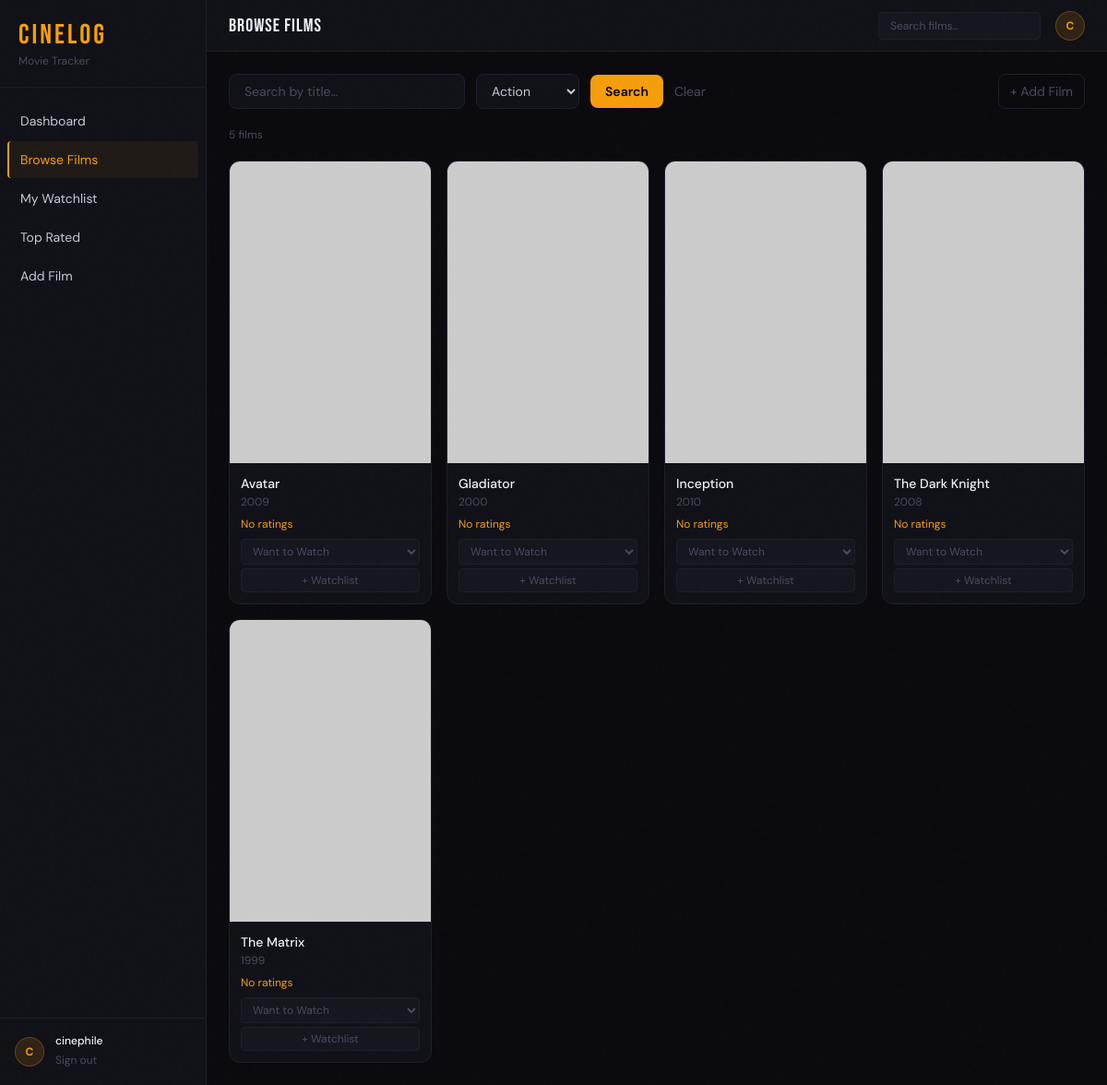
Page /movies.php?genre=Action (signed in) on the earlier database version.
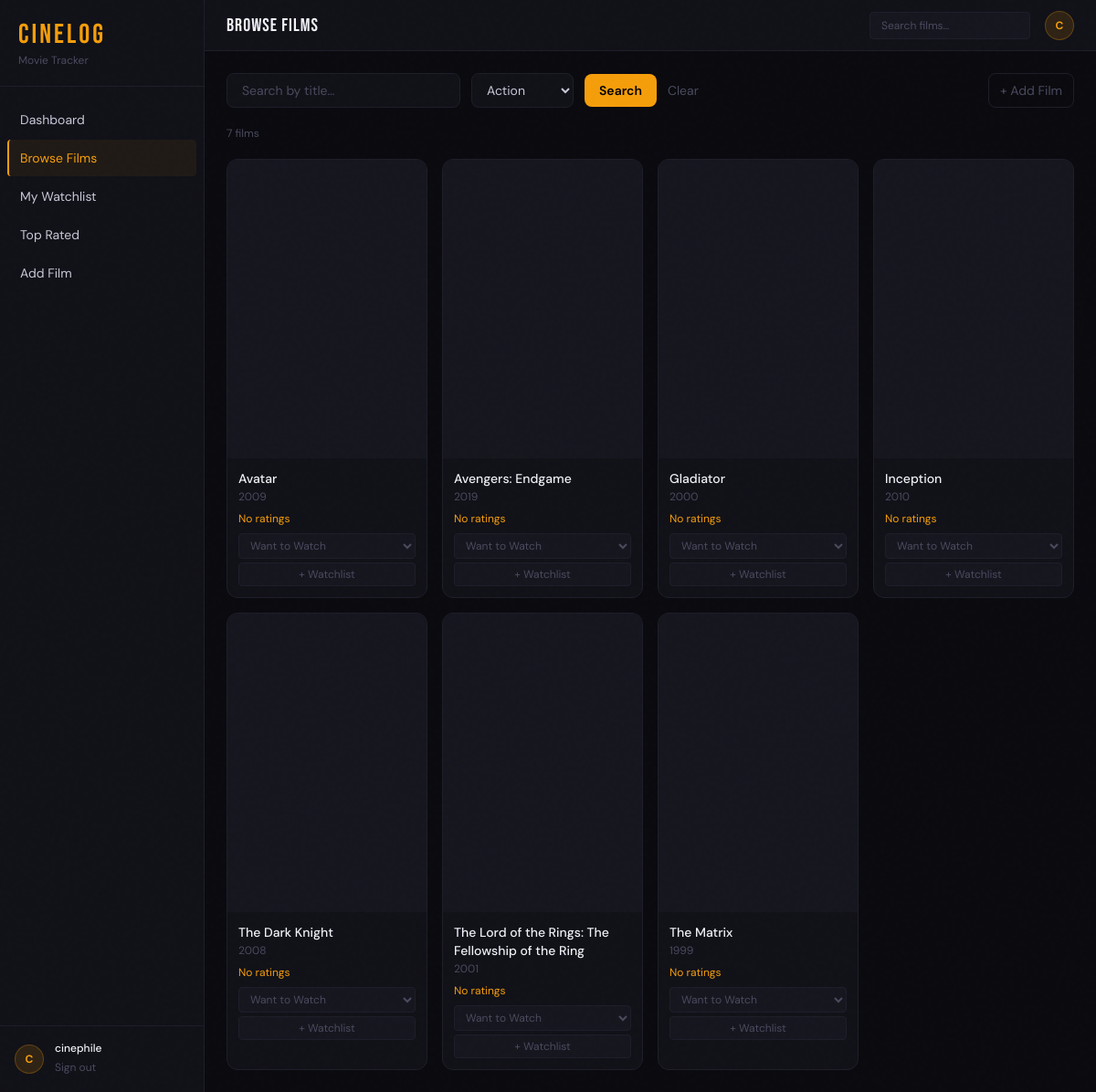
Same page on the later database version.
### tables this page shows
CREATE TABLE Movies (
    movie_id        INT AUTO_INCREMENT PRIMARY KEY,
    title           VARCHAR(200) NOT NULL,
    release_year    YEAR,
    duration_mins   INT,
    language        VARCHAR(50),
    poster_url      VARCHAR(500),
    created_at      DATETIME DEFAULT CURRENT_TIMESTAMP
);

### includes/helpers.php (called while the page is built, shortened)
<?php
function is_logged_in(): bool
{
    return !empty($_SESSION['user_id']);
}
function current_user(): array
{
    return [
        'id' => $_SESSION['user_id'] ?? null,
        'username' => $_SESSION['username'] ?? null,
    ];
}

### includes/db.php (called while the page is built, shortened)
<?php
function db_connect()
{
    static $conn = null;
    if ($conn === null) {
        $conn = new mysqli(DB_HOST, DB_USER, DB_PASS, DB_NAME);
        $conn->set_charset('utf8mb4');
    }
    return $conn;
}
function get_param_types(array $params): string
{
    $types = '';
    foreach ($params as $param) {
        if (is_int($param)) {
            $types .= 'i';
        } elseif (is_float($param)) {
            $types .= 'd';
        } else {
            $types .= 's';
        }
    }
    return $types;
}
function ref_values(array &$arr): array
{
    $refs = [];
    foreach ($arr as $key => $value) {
        $refs[$key] = &$arr[$key];
    }
    return $refs;
}
function db_prepare(string $sql, array $params = [])
{
    $conn = db_connect();
    $stmt = $conn->prepare($sql);
    if (!empty($params)) {
        $types = get_param_types($params);
        call_user_func_array([$stmt, 'bind_param'], array_merge([$types], ref_values($params)));
    }
    return $stmt;
}
function db_fetch_all(string $sql, array $params = []): array
{
    $stmt = db_prepare($sql, $params);
    $stmt->execute();
    $result = $stmt->get_result();
    $rows = $result->fetch_all(MYSQLI_ASSOC);
    return $rows ?: [];
}

### movies.php (the view, shortened to what this page needs)
<?php
$q = trim($_GET['q'] ?? '');
$genre = trim($_GET['genre'] ?? '');
$params = [$_SESSION['user_id']];
$sql = "SELECT DISTINCT m.movie_id, m.title, m.release_year, m.duration_mins, m.language, m.poster_url, ROUND(AVG(r.score),1) AS avg_score, COUNT(DISTINCT r.rating_id) AS rating_count, w.status AS my_status FROM Movies m LEFT JOIN Ratings r ON r.movie_id = m.movie_id LEFT JOIN Watchlist w ON w.movie_id = m.movie_id AND w.user_id = ? LEFT JOIN MovieGenres mg ON mg.movie_id = m.movie_id LEFT JOIN Genres g ON g.genre_id = mg.genre_id WHERE 1=1";
if ($genre !== '') {
    $sql .= ' AND g.genre_name = ?';
    $params[] = $genre;
}
$sql .= ' GROUP BY m.movie_id ORDER BY m.title';
$movies = db_fetch_all($sql, $params);
$genres = db_fetch_all('SELECT genre_name FROM Genres ORDER BY genre_name');
$pageHeading = 'Browse Films';
include __DIR__ . '/partials/header.php';
?>
<div class="space-y-5" x-data="{ addModal: false, selectedMovie: null }">
  <div class="flex items-center gap-3">
    <form method="get" class="flex items-center gap-3 flex-1">
      <input name="q" value="<?= htmlspecialchars($q) ?>" placeholder="Search by title…"
             class="bg-[#111118] border border-[#1e1e2a] rounded-lg px-4 py-2 text-sm text-[#c8c8d8] placeholder-[#4a4a5e] focus:outline-none focus:border-[#f59e0b66] w-64 transition-colors" />
      <select name="genre"
              class="bg-[#111118] border border-[#1e1e2a] rounded-lg px-3 py-2 text-sm text-[#c8c8d8] focus:outline-none focus:border-[#f59e0b66] transition-colors">
        <?php foreach ($genres as $g): ?>
          <option value="<?= htmlspecialchars($g['genre_name']) ?>" <?= $g['genre_name'] === $genre ? 'selected' : '' ?>><?= htmlspecialchars($g['genre_name']) ?></option>
        <?php endforeach; ?>
      </select>
      <button type="submit" class="bg-[#f59e0b] hover:bg-[#d97706] text-black text-sm font-semibold px-4 py-2 rounded-lg transition-colors">Search</button>
      <?php if ($q !== '' || $genre !== ''): ?>
        <a href="movies.php" class="text-sm text-[#4a4a5e] hover:text-[#f59e0b] transition-colors">Clear</a>
      <?php endif; ?>
    </form>
    <a href="add_movie.php" class="flex items-center gap-2 text-sm text-[#4a4a5e] hover:text-[#f59e0b] transition-colors border border-[#1e1e2a] hover:border-[#f59e0b44] rounded-lg px-3 py-2">+ Add Film</a>
  </div>
  <p class="text-xs text-[#4a4a5e]"><?= count($movies) ?> film<?= count($movies) !== 1 ? 's' : '' ?></p>
  <?php if (count($movies)): ?>
    <div class="grid grid-cols-2 md:grid-cols-3 lg:grid-cols-4 xl:grid-cols-5 gap-4">
      <?php foreach ($movies as $m): ?>
        <div class="poster-hover bg-[#111118] border border-[#1e1e2a] rounded-xl overflow-hidden group">
          <a href="movie.php?id=<?= $m['movie_id'] ?>">
            <div class="aspect-[2/3] bg-[#16161f] flex items-center justify-center overflow-hidden">
              <?php if ($m['poster_url']): ?>
                <img src="<?= htmlspecialchars($m['poster_url']) ?>" alt="<?= htmlspecialchars($m['title']) ?>" class="w-full h-full object-cover" onerror="this.style.display='none'" />
              <?php else: ?>
                <div class="flex flex-col items-center gap-2 text-[#4a4a5e] p-4"><span class="text-4xl">🎬</span><span class="text-xs text-center font-medium"><?= htmlspecialchars(mb_strimwidth($m['title'], 0, 20, '...')) ?></span></div>
              <?php endif; ?>
            </div>
          </a>
          <div class="p-3">
            <a href="movie.php?id=<?= $m['movie_id'] ?>" class="text-sm font-medium text-[#f0f0f8] hover:text-[#f59e0b] transition-colors line-clamp-1 block"><?= htmlspecialchars($m['title']) ?></a>
            <p class="text-xs text-[#4a4a5e] mt-0.5"><?= $m['release_year'] ?: '—' ?></p>
            <div class="flex items-center justify-between mt-2">
              <span class="text-xs text-[#f59e0b]"><?= $m['avg_score'] ? '⭐ ' . htmlspecialchars($m['avg_score']) : 'No ratings' ?></span>
            </div>
            <form action="watchlist_add.php" method="post" class="mt-2">
              <select name="status" class="w-full bg-[#16161f] border border-[#1e1e2a] text-[#4a4a5e] text-xs rounded px-2 py-1 focus:outline-none focus:border-[#f59e0b44] mb-1">
                <option value="want_to_watch">Want to Watch</option>
              </select>
              <button type="submit" class="w-full bg-[#16161f] hover:bg-[#f59e0b22] border border-[#1e1e2a] hover:border-[#f59e0b44] text-[#4a4a5e] hover:text-[#f59e0b] text-xs py-1 rounded transition-colors">+ Watchlist</button>
            </form>
          </div>
        </div>
      <?php endforeach; ?>
    </div>
  <?php endif; ?>
</div>
<?php include __DIR__ . '/partials/footer.php'; ?>

### partials/header.php (shortened to what this page needs)
<?php
$currentPage = basename($_SERVER['PHP_SELF']);
$user = current_user();
?>
<!DOCTYPE html>
<html lang="en" class="h-full">
<head>
  <script src="https://cdn.tailwindcss.com"></script>
</head>
<body class="film-grain bg-[#0a0a0f] text-[#c8c8d8] h-full font-body" x-data="{ sidebarOpen: true }">
<?php if (is_logged_in()): ?>
<div class="flex h-screen overflow-hidden">
  <aside class="w-56 flex-shrink-0 bg-[#111118] border-r border-[#1e1e2a] flex flex-col">
    <div class="px-5 py-5 border-b border-[#1e1e2a]">
      <span class="font-display text-3xl text-[#f59e0b] tracking-widest">CINELOG</span>
      <p class="text-xs text-[#4a4a5e] mt-0.5">Movie Tracker</p>
    </div>
    <nav class="flex-1 px-2 py-4 space-y-0.5">
      <?php $links = [
        ['href' => 'dashboard.php',   'label' => 'Dashboard'],
        ['href' => 'movies.php',      'label' => 'Browse Films'],
        ['href' => 'watchlist.php',   'label' => 'My Watchlist'],
        ['href' => 'leaderboard.php', 'label' => 'Top Rated'],
        ['href' => 'add_movie.php',   'label' => 'Add Film'],
      ]; ?>
      <?php foreach ($links as $link): ?>
        <a href="<?= $link['href'] ?>"
           class="nav-link <?= $currentPage === basename($link['href']) ? 'active' : '' ?> flex items-center gap-3 px-3 py-2.5 rounded text-sm text-[#c8c8d8] hover:text-[#f59e0b] hover:bg-[#f59e0b11] transition-colors border-l-2 border-transparent">
          <?= htmlspecialchars($link['label']) ?>
        </a>
      <?php endforeach; ?>
    </nav>
    <div class="px-4 py-4 border-t border-[#1e1e2a]">
      <div class="flex items-center gap-3">
        <div class="w-8 h-8 rounded-full bg-[#f59e0b22] border border-[#f59e0b44] flex items-center justify-center">
          <span class="text-[#f59e0b] text-xs font-bold"><?= strtoupper(substr($user['username'] ?? 'U', 0, 1)) ?></span>
        </div>
        <div class="flex-1 min-w-0">
          <p class="text-xs font-medium text-[#f0f0f8] truncate"><?= htmlspecialchars($user['username'] ?? '') ?></p>
          <a href="logout.php" class="text-xs text-[#4a4a5e] hover:text-[#f59e0b] transition-colors">Sign out</a>
        </div>
      </div>
    </div>
  </aside>
  <div class="flex-1 flex flex-col min-w-0 overflow-hidden">
    <header class="flex-shrink-0 h-14 bg-[#111118] border-b border-[#1e1e2a] flex items-center justify-between px-6">
      <h1 class="font-display text-xl tracking-wider text-[#f0f0f8]"><?= htmlspecialchars($pageHeading ?? '') ?></h1>
      <div class="flex items-center gap-4">
        <form action="movies.php" method="get" class="flex items-center">
          <input name="q" placeholder="Search films…" class="bg-[#16161f] border border-[#1e1e2a] rounded px-3 py-1.5 text-xs text-[#c8c8d8] placeholder-[#4a4a5e] focus:outline-none focus:border-[#f59e0b44] w-44 transition-colors" />
        </form>
        <div class="w-8 h-8 rounded-full bg-[#f59e0b22] border border-[#f59e0b44] flex items-center justify-center">
          <span class="text-[#f59e0b] text-xs font-bold"><?= strtoupper(substr($user['username'] ?? 'U', 0, 1)) ?></span>
        </div>
      </div>
    </header>
    <main class="flex-1 overflow-y-auto p-6">
<?php endif; ?>

### partials/footer.php (shortened to what this page needs)
    </main>
  </div>
</div>
</body>
</html>

### partials/header.php (style rules this page uses)
body { font-family: 'DM Sans', sans-serif; }
.font-display { font-family: 'Bebas Neue', sans-serif; }
.nav-link.active { color: #f59e0b; border-left: 2px solid #f59e0b; background: #f59e0b11; }
.film-grain::before { content:''; position:fixed; inset:0; pointer-events:none; z-index:999; opacity: 0.4; }
.poster-hover { transition: transform .2s ease, box-shadow .2s ease; }

Differences in the rows shown:
changed movies "Avatar": poster_url: picture removed
added movies: title "Avengers: Endgame", release_year "2019"
changed movies "Gladiator": poster_url: picture removed
changed movies "Inception": poster_url: picture removed
changed movies "The Dark Knight": poster_url: picture removed
added movies: title "The Lord of the Rings: The Fellowship of the Ring", release_year "2001"
changed movies "The Matrix": poster_url: picture removed
Other differences:
count($movies): "5" → "7"
